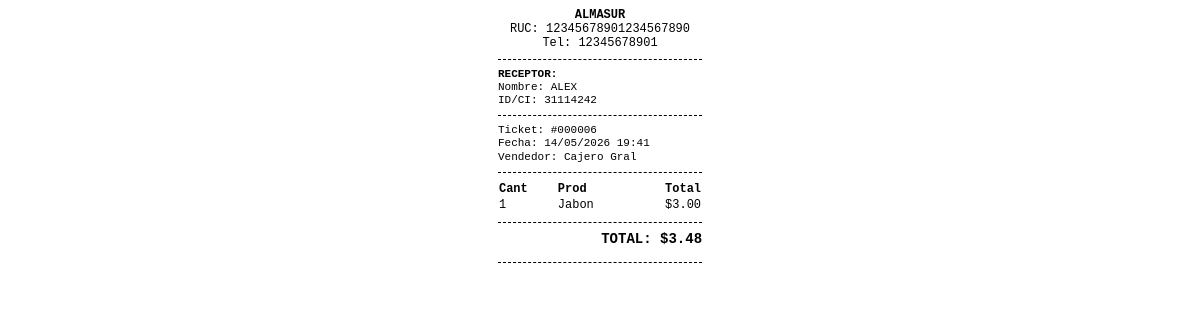
Page /Gestion_ventas/ticket.php?id=6 on the committed database.
### tables this page shows
CREATE TABLE `configuracion` (
  `id` int(11) NOT NULL,
  `nombre_negocio` varchar(100) DEFAULT 'Almasur',
  `ruc` varchar(20) DEFAULT '00000000',
  `direccion` varchar(255) DEFAULT '',
  `telefono` varchar(20) DEFAULT '',
  `mensaje_factura` text DEFAULT NULL,
  `logo` varchar(255) DEFAULT '',
  `moneda` varchar(5) DEFAULT '$',
  `tasa_dolar` decimal(10,2) DEFAULT 1.00
);

CREATE TABLE `ventas` (
  `id` int(11) NOT NULL,
  `id_usuario` int(11) DEFAULT NULL,
  `id_cliente` int(11) DEFAULT NULL,
  `subtotal` float DEFAULT 0,
  `fecha` timestamp NOT NULL DEFAULT current_timestamp(),
  `total` decimal(10,2) NOT NULL,
  `impuesto` float DEFAULT 0,
  `pago_usd` decimal(10,2) DEFAULT 0.00,
  `pago_bs_efectivo` decimal(10,2) DEFAULT 0.00,
  `pago_bs_digital` decimal(10,2) DEFAULT 0.00,
  `vuelto_usd` decimal(10,2) DEFAULT 0.00,
  `tasa_momento` decimal(10,2) DEFAULT 1.00
);

CREATE TABLE `clientes` (
  `id` int(11) NOT NULL,
  `identidad` varchar(20) NOT NULL,
  `nombre` varchar(100) NOT NULL,
  `telefono` varchar(20) DEFAULT NULL,
  `direccion` text DEFAULT NULL,
  `fecha_registro` timestamp NOT NULL DEFAULT current_timestamp()
);

CREATE TABLE `detalle_ventas` (
  `id` int(11) NOT NULL,
  `id_venta` int(11) DEFAULT NULL,
  `id_producto` int(11) DEFAULT NULL,
  `cantidad` int(11) DEFAULT NULL,
  `precio` decimal(10,2) DEFAULT NULL,
  `precio_unitario` decimal(10,2) DEFAULT NULL
);

CREATE TABLE `productos` (
  `id` int(11) NOT NULL,
  `codigo` varchar(50) DEFAULT NULL,
  `nombre` varchar(100) NOT NULL,
  `categoria` varchar(50) DEFAULT NULL,
  `descripcion` text DEFAULT NULL,
  `precio` decimal(10,2) NOT NULL,
  `stock` int(11) NOT NULL,
  `id_usuario` int(11) DEFAULT NULL,
  `creado_en` timestamp NOT NULL DEFAULT current_timestamp(),
  `estado` int(11) DEFAULT 1,
  `marca` varchar(100) DEFAULT NULL
);

### Gestion_ventas/ticket.php (the view, shortened to what this page needs)
<?php
include 'config/db.php';
$id_venta = isset($_GET['id']) ? intval($_GET['id']) : 0;
$res_config = $conn->query("SELECT * FROM configuracion LIMIT 1");
$config = $res_config->fetch_assoc();
$sql_venta = "SELECT v.*, u.nombre as vendedor, c.nombre as cliente_nombre, c.identidad as cliente_id
              FROM ventas v
              LEFT JOIN usuarios u ON v.id_usuario = u.id
              LEFT JOIN clientes c ON v.id_cliente = c.id
              WHERE v.id = $id_venta";
$res_venta = $conn->query($sql_venta);
$venta = $res_venta->fetch_assoc();
$detalles = $conn->query("SELECT d.*, p.nombre
                          FROM detalle_ventas d
                          JOIN productos p ON d.id_producto = p.id
                          WHERE d.id_venta = $id_venta");
?>
<!DOCTYPE html>
<html lang="es">
<head>
</head>
<body onload="window.print();">
    <div class="text-center">
        <strong><?php echo strtoupper($config['nombre_negocio'] ?? 'NEGOCIO'); ?></strong><br>
        RUC: <?php echo $config['ruc'] ?? 'N/A'; ?><br>
        Tel: <?php echo $config['telefono'] ?? 'N/A'; ?>
    </div>
    <div class="divider"></div>
    <div class="datos-cliente">
        <strong>RECEPTOR:</strong><br>
        Nombre: <?php echo !empty($venta['cliente_nombre']) ? strtoupper($venta['cliente_nombre']) : "CONSUMIDOR FINAL"; ?><br>
        ID/CI: <?php echo !empty($venta['cliente_id']) ? $venta['cliente_id'] : "S/N"; ?>
    </div>
    <div class="divider"></div>
    <div style="font-size: 11px;">
        Ticket: #<?php echo str_pad($id_venta, 6, "0", STR_PAD_LEFT); ?><br>
        Fecha: <?php echo date("d/m/Y H:i", strtotime($venta['fecha'])); ?><br>
        Vendedor: <?php echo $venta['vendedor'] ?? 'Cajero Gral'; ?>
    </div>
    <div class="divider"></div>
    <table class="tabla">
        <thead>
            <tr>
                <th align="left">Cant</th>
                <th align="left">Prod</th>
                <th align="right">Total</th>
            </tr>
        </thead>
        <tbody>
            <?php while($item = $detalles->fetch_assoc()): ?>
            <tr>
                <td><?php echo $item['cantidad']; ?></td>
                <td><?php echo substr($item['nombre'], 0, 15); ?></td>
                <td align="right">
                    <?php
                        $sub = $item['precio'] * $item['cantidad'];
                        echo ($config['moneda'] ?? '$') . number_format($sub, 2);
                    ?>
                </td>
            </tr>
            <?php endwhile; ?>
        </tbody>
    </table>
    <div class="divider"></div>
    <div class="total">
        TOTAL: <?php echo ($config['moneda'] ?? '$') . number_format($venta['total'], 2); ?>
    </div>
    <div class="divider" style="margin-top: 15px;"></div>
</body>
</html>

### Gestion_ventas/ticket.php (style rules this page uses)
* { box-sizing: border-box; }
body { font-family: 'Courier New', Courier, monospace; width: 100%; max-width: 58mm; margin: 0 auto; padding: 2mm; font-size: 12px; line-height: 1.2; color: #000; }
.text-center { text-align: center; }
.divider { border-top: 1px dashed #000; margin: 8px 0; }
.tabla { width: 100%; border-collapse: collapse; margin: 5px 0; }
.total { text-align: right; font-weight: bold; font-size: 14px; margin-top: 5px; }
.datos-cliente { font-size: 11px; margin: 5px 0; }

### rows in the picture
configuracion: nombre_negocio "ALMASUR", ruc "12345678901234567890", telefono "12345678901", moneda "$"
ventas: id_cliente.nombre "ALEX", id_cliente.identidad "31114242", fecha "14/05/2026 19:41", total "3.48"
detalle_ventas: cantidad "1", id_producto.nombre "Jabon", precio "3.00"

### other values in the picture
str_pad($id_venta, 6, "0", STR_PAD_LEFT) "000006"
$venta['vendedor'] "Cajero Gral"
